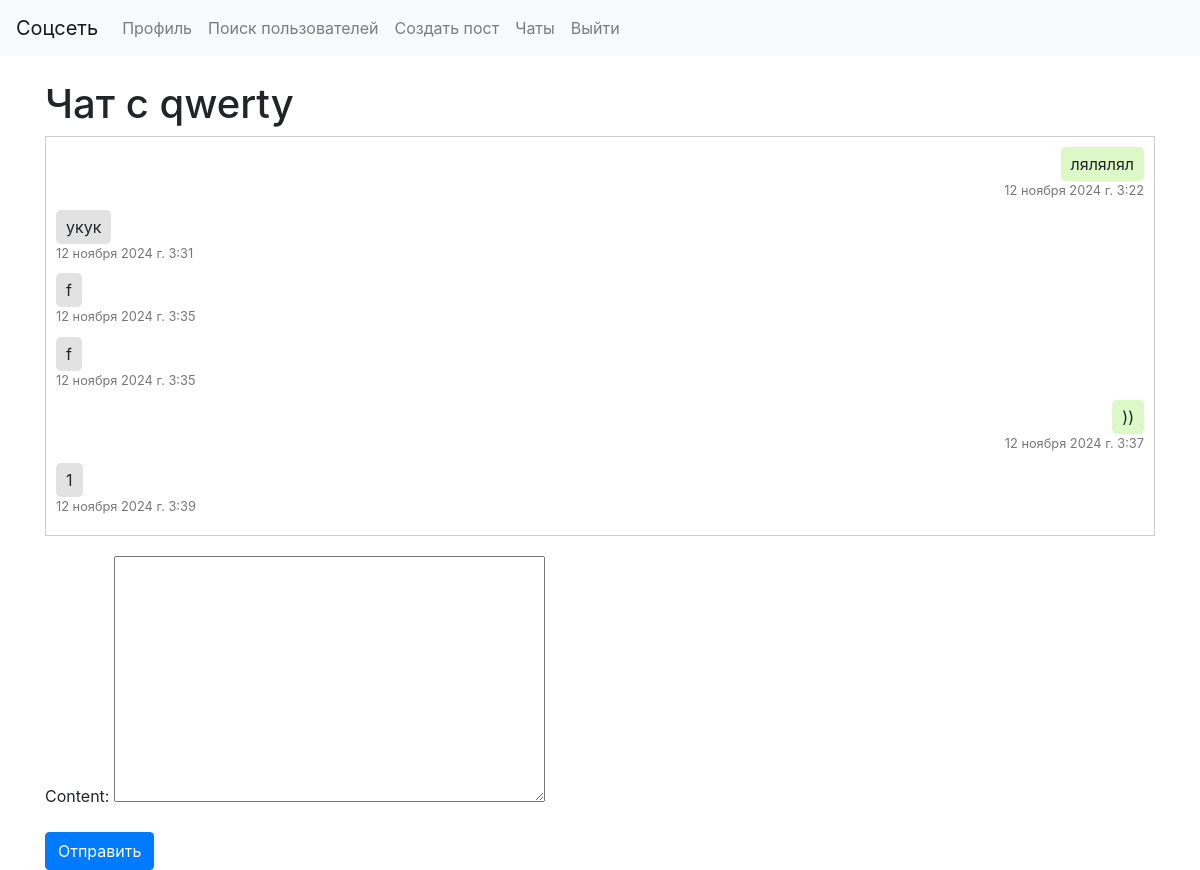
Page /send_message/1/ (signed in) on the committed database.
### main/models.py (models this page shows, shortened)
class UserProfile(models.Model):
    user = models.OneToOneField(User, on_delete=models.CASCADE)
    last_name = models.CharField(max_length=100)
    first_name = models.CharField(max_length=100)
    middle_name = models.CharField(max_length=100, blank=True, null=True)  # Отчество может быть не указано
    birth_date = models.DateField()
    city = models.CharField(max_length=100, choices=CITIES)
    avatar = models.ImageField(upload_to='avatars/', blank=True, null=True)
    additional_images = models.ManyToManyField('UserImage', blank=True)

class Message(models.Model):
    sender = models.ForeignKey(UserProfile, related_name='sent_messages', on_delete=models.CASCADE)
    receiver = models.ForeignKey(UserProfile, related_name='received_messages', on_delete=models.CASCADE)
    content = models.TextField()
    sent_at = models.DateTimeField(auto_now_add=True)
    is_read = models.BooleanField(default=False)

### main/views.py (the view)
# urls.py: path('send_message/<int:receiver_id>/', views.send_message, name='send_message'),
@login_required  # Декоратор, требующий аутентификации
def send_message(request, receiver_id):
    receiver = get_object_or_404(UserProfile, id=receiver_id)  # Получаем профиль получателя
    messages = Message.objects.filter(Q(sender=request.user.userprofile, receiver=receiver) | Q(sender=receiver, receiver=request.user.userprofile)).order_by('sent_at')  # Получаем все сообщения между пользователями
    Message.objects.filter(sender=receiver, receiver=request.user.userprofile, is_read=False).update(is_read=True)
    if request.method == 'POST':  # Если метод запроса POST
        form = MessageForm(request.POST)  # Создаем форму с данными из запроса
        if form.is_valid():  # Если форма валидна
            message = form.save(commit=False)  # Создаем сообщение, но не сохраняем в базу данных
            message.sender = request.user.userprofile  # Устанавливаем отправителя сообщения
            message.receiver = receiver  # Устанавливаем получателя сообщения
            message.save()  # Сохраняем сообщение в базу данных
            return redirect('socials:send_message', receiver_id=receiver_id)  # Перенаправляем на страницу чата
    else:  # Если метод запроса GET
        form = MessageForm()  # Создаем пустую форму
    return render(request, 'socials/send_message.html', {'form': form, 'receiver': receiver, 'messages': messages})  # Рендерим шаблон с формой отправки сообщения и историей чата

### main/forms.py
class MessageForm(forms.ModelForm):
    class Meta:
        model = Message  # Используем модель Message для создания формы
        fields = ['content']  # Поля формы

### main/templates/socials/send_message.html (shortened to what this page needs)
{% extends 'socials/base.html' %}
{% block content %}
<h1>Чат с {{ receiver.user.username }}</h1>
<div class="chat-history">
    {% for message in messages %}
    <div class="message {% if message.sender == request.user.userprofile %}sent{% else %}received{% endif %}">
        <div class="message-content">{{ message.content }}</div>
        <div class="message-time">{{ message.sent_at }}</div>
    </div>
    {% endfor %}
</div>
<form method="post" class="mt-3">
    {{ form.as_p }}
    <button type="submit" class="btn btn-primary">Отправить</button>
</form>
{% endblock %}

### main/templates/socials/base.html (style rules this page uses)
.chat-history { max-height: 400px; overflow-y: auto; border: 1px solid #ccc; padding: 10px; margin-bottom: 20px; }
.message { margin-bottom: 10px; }
.message.sent { text-align: right; }
.message.received { text-align: left; }
.message-content { display: inline-block; padding: 5px 10px; border-radius: 5px; background-color: #e2e2e2; }
.message.sent .message-content { background-color: #dcf8c6; }
.message-time { font-size: 0.8em; color: #777; }

### rows in the picture
UserProfile: user.username "qwerty"
Message: content "лялялял", sent_at "12 ноября 2024 г. 3:22"
Message: content "укук", sent_at "12 ноября 2024 г. 3:31"
Message: content "f", sent_at "12 ноября 2024 г. 3:35"
Message: content "f", sent_at "12 ноября 2024 г. 3:35"
Message: content "))", sent_at "12 ноября 2024 г. 3:37"
Message: content "1", sent_at "12 ноября 2024 г. 3:39"
